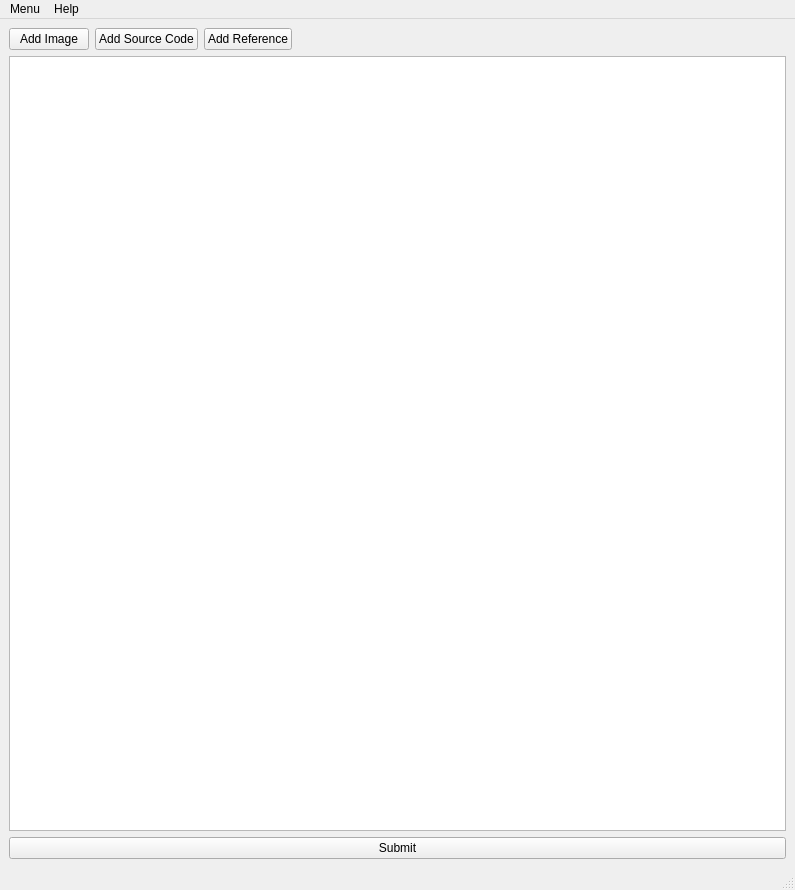
<?xml version="1.0" encoding="UTF-8"?>
<ui version="4.0">
 <class>MainWindow</class>
 <widget class="QMainWindow" name="MainWindow">
  <property name="geometry">
   <rect>
    <x>0</x>
    <y>0</y>
    <width>795</width>
    <height>890</height>
   </rect>
  </property>
  <property name="windowTitle">
   <string>MDWriter</string>
  </property>
  <widget class="QWidget" name="centralwidget">
   <layout class="QVBoxLayout" name="verticalLayout">
    <item>
     <layout class="QHBoxLayout" name="horizontalLayout_5">
      <item>
       <layout class="QVBoxLayout" name="verticalLayout_3">
        <item>
         <layout class="QHBoxLayout" name="horizontalLayout_2"/>
        </item>
        <item>
         <layout class="QHBoxLayout" name="horizontalLayout">
          <item>
           <widget class="QPushButton" name="pushBtn_add_image">
            <property name="text">
             <string>Add Image</string>
            </property>
           </widget>
          </item>
          <item>
           <widget class="QPushButton" name="pushBtn_add_code">
            <property name="text">
             <string>Add Source Code</string>
            </property>
           </widget>
          </item>
          <item>
           <widget class="QPushButton" name="pushBtn_add_ref">
            <property name="text">
             <string>Add Reference</string>
            </property>
           </widget>
          </item>
          <item>
           <spacer name="horizontalSpacer_2">
            <property name="orientation">
             <enum>Qt::Horizontal</enum>
            </property>
            <property name="sizeHint" stdset="0">
             <size>
              <width>40</width>
              <height>20</height>
             </size>
            </property>
           </spacer>
          </item>
         </layout>
        </item>
        <item>
         <widget class="QTextEdit" name="textEdit_content">
          <property name="font">
           <font>
            <family>Consolas</family>
            <pointsize>11</pointsize>
           </font>
          </property>
         </widget>
        </item>
        <item>
         <layout class="QHBoxLayout" name="horizontalLayout_3">
          <item>
           <widget class="QPushButton" name="pushBtn_submit">
            <property name="text">
             <string>Submit</string>
            </property>
           </widget>
          </item>
         </layout>
        </item>
       </layout>
      </item>
     </layout>
    </item>
   </layout>
  </widget>
  <widget class="QMenuBar" name="menubar">
   <property name="geometry">
    <rect>
     <x>0</x>
     <y>0</y>
     <width>795</width>
     <height>21</height>
    </rect>
   </property>
   <widget class="QMenu" name="menuMenu">
    <property name="title">
     <string>Menu</string>
    </property>
    <addaction name="menu_new"/>
    <addaction name="menu_open"/>
    <addaction name="menu_setting"/>
   </widget>
   <widget class="QMenu" name="menuHelp">
    <property name="title">
     <string>Help</string>
    </property>
    <addaction name="actionAbout"/>
   </widget>
   <addaction name="menuMenu"/>
   <addaction name="menuHelp"/>
  </widget>
  <widget class="QStatusBar" name="statusbar"/>
  <action name="menu_setting">
   <property name="text">
    <string>Setting</string>
   </property>
  </action>
  <action name="actionAbout">
   <property name="text">
    <string>About</string>
   </property>
  </action>
  <action name="menu_open">
   <property name="text">
    <string>Open file</string>
   </property>
  </action>
  <action name="menu_new">
   <property name="text">
    <string>New file</string>
   </property>
  </action>
 </widget>
 <resources/>
 <connections/>
</ui>
